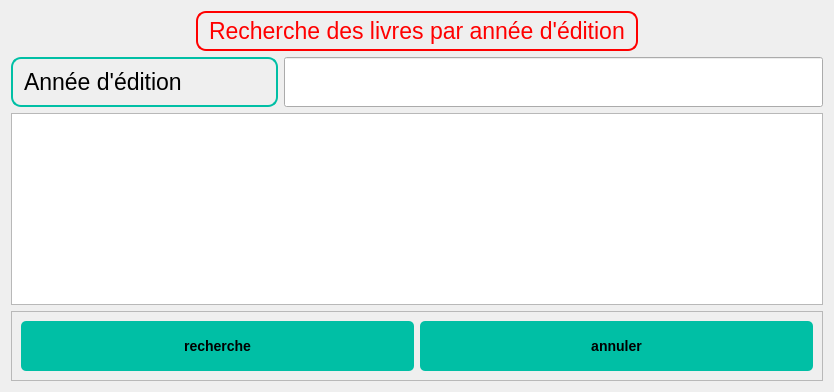
<?xml version="1.0" encoding="UTF-8"?>
<ui version="4.0">
 <class>Dialog</class>
 <widget class="QDialog" name="Dialog">
  <property name="geometry">
   <rect>
    <x>0</x>
    <y>0</y>
    <width>834</width>
    <height>392</height>
   </rect>
  </property>
  <property name="windowTitle">
   <string>Dialog</string>
  </property>
  <property name="styleSheet">
   <string notr="true">QLabel {
    background-color: none;
    border: 2px solid #00BFA5;
    border-radius: 10px;
    padding: 5px;
    color: #000000;
    font-size: 17pt;
    font-family: Arial, sans-serif;
}
QPushButton {
    font-family: &quot;Arial&quot;, sans-serif;
    font-size: 14px;
    font-weight: bold;
    color: #000000;
    background-color: #00BFA5;
    border: none;
    border-radius: 5px;
    padding: 8px 16px;
    text-align: center;
    text-transform: uppercase;
}

QPushButton:hover {
    background-color: #009980;
}
</string>
  </property>
  <layout class="QGridLayout" name="gridLayout">
   <item row="1" column="0">
    <widget class="QLabel" name="label">
     <property name="text">
      <string>Année d'édition</string>
     </property>
    </widget>
   </item>
   <item row="5" column="0" colspan="3">
    <widget class="QTableView" name="tableView"/>
   </item>
   <item row="1" column="1" colspan="2">
    <widget class="QLineEdit" name="lineEdit">
     <property name="minimumSize">
      <size>
       <width>0</width>
       <height>50</height>
      </size>
     </property>
    </widget>
   </item>
   <item row="0" column="0" colspan="3" alignment="Qt::AlignHCenter">
    <widget class="QLabel" name="label_2">
     <property name="styleSheet">
      <string notr="true">
QLabel {
  background-color: none;
  border: 2px solid red;
  border-radius: 10px;
  padding: 5px;
  color: red;
  font-size: 17pt;
  font-family: Arial, sans-serif;
  

}
</string>
     </property>
     <property name="text">
      <string>Recherche des livres par année d'édition</string>
     </property>
    </widget>
   </item>
   <item row="6" column="0" colspan="3">
    <widget class="QFrame" name="frame">
     <property name="frameShape">
      <enum>QFrame::StyledPanel</enum>
     </property>
     <property name="frameShadow">
      <enum>QFrame::Raised</enum>
     </property>
     <layout class="QGridLayout" name="gridLayout_2">
      <item row="0" column="0">
       <widget class="QPushButton" name="pushButton">
        <property name="minimumSize">
         <size>
          <width>0</width>
          <height>50</height>
         </size>
        </property>
        <property name="styleSheet">
         <string notr="true">/* Buttons */
QPushButton {
    font-family: &quot;Arial&quot;, sans-serif;
    font-size: 14px;
    font-weight: bold;
    color: #000000; /* Black text color */
    background-color: #00BFA5; /* Teal button background color */
    border: none;
    border-radius: 5px;
    padding: 8px 16px;
    text-align: center; /* Center align button text */
    text-transform: uppercase; /* Uppercase button text */
}

QPushButton:hover {
    background-color: #009980; /* Darker teal button background color on hover */
}</string>
        </property>
        <property name="text">
         <string>recherche</string>
        </property>
       </widget>
      </item>
      <item row="0" column="1">
       <widget class="QPushButton" name="pushButton_2">
        <property name="minimumSize">
         <size>
          <width>0</width>
          <height>50</height>
         </size>
        </property>
        <property name="styleSheet">
         <string notr="true">/* Buttons */
QPushButton {
    font-family: &quot;Arial&quot;, sans-serif;
    font-size: 14px;
    font-weight: bold;
    color: #000000; /* Black text color */
    background-color: #00BFA5; /* Teal button background color */
    border: none;
    border-radius: 5px;
    padding: 8px 16px;
    text-align: center; /* Center align button text */
    text-transform: uppercase; /* Uppercase button text */
}

QPushButton:hover {
    background-color: #009980; /* Darker teal button background color on hover */
}</string>
        </property>
        <property name="text">
         <string>annuler</string>
        </property>
       </widget>
      </item>
     </layout>
    </widget>
   </item>
  </layout>
 </widget>
 <resources/>
 <connections/>
</ui>
